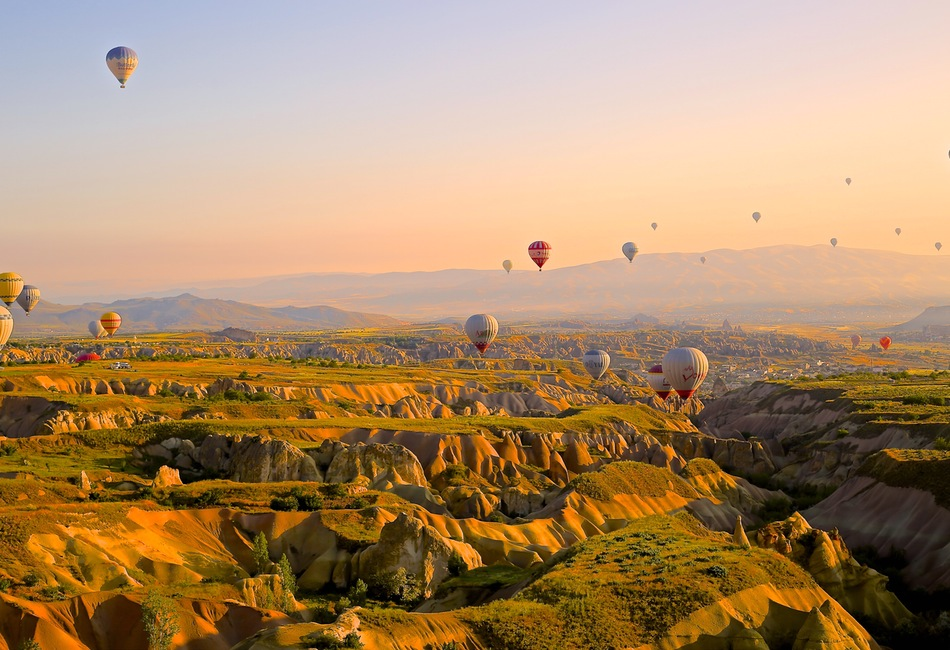
#> input picture fig/img_01.jpg, 950 x 650 px
$ python first.py
#> lines starting #> are read from the running program, lines starting #| are printed output that depends on the picture
# cording: utf-8
import cv2
import math
import numpy as np

file_src = 'img_01.jpg'
file_dst = 'file/dst.jpg'


img_src = cv2.imread(file_src , 1)
#> img_src is the input picture: shape (650, 950, 3); mean B, G, R 104.7, 139.3, 170

cv2.namedWindow('src')
cv2.namedWindow('dst')

#ここに核となる処理を記述する
img_dst = cv2.flip(img_src, flipCode = 0) #垂直反転
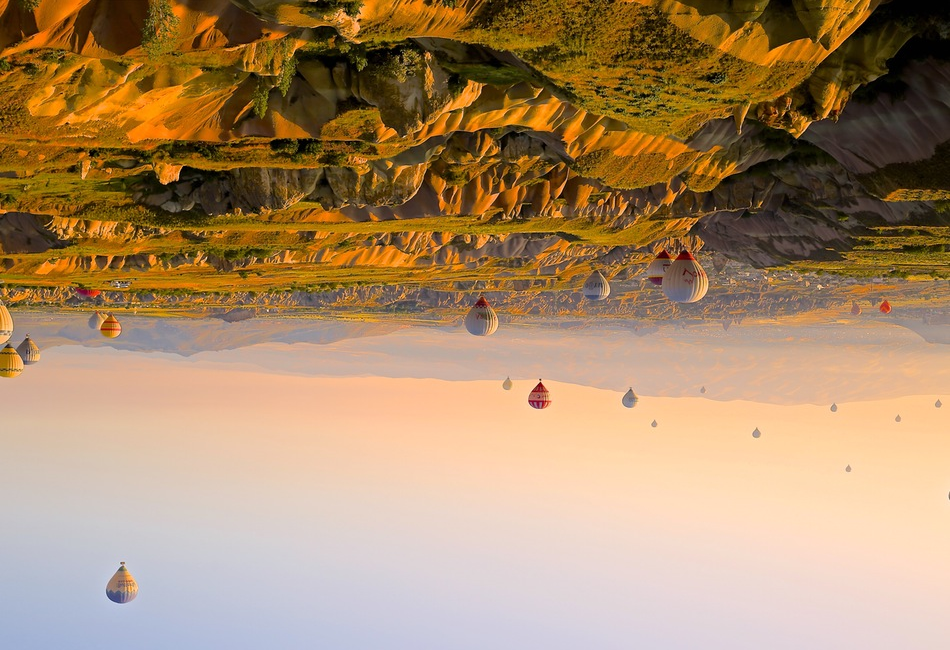
#> img_dst: shape (650, 950, 3); mean B, G, R 104.7, 139.3, 170

cv2.imshow('src', img_src)#入力画像の表示
cv2.imshow('dst', img_dst)#出力画像の表示
cv2.imwrite(file_dst,img_dst)#処理結果の保存
cv2.waitKey(0)#キー入力待ち
cv2.destroyAllWindows()
